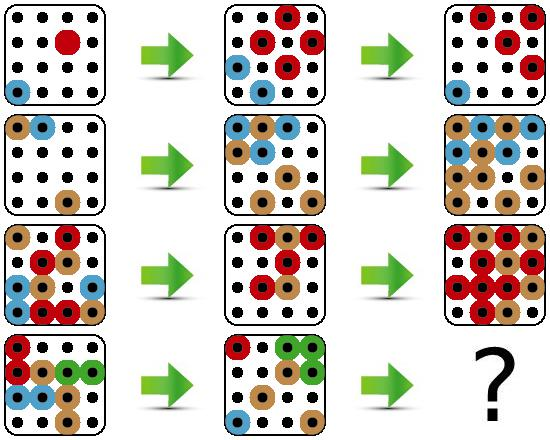
#> input picture example-data/iq-test/dmi-api-test/rq_1635798965381646400_image_356243069114892252.png, 550 x 440 px; its folder holds 5 pictures in this run
$ python test_shit.py   (older library calls are emulated)
#> lines starting #> are read from the running program, lines starting #| are printed output that depends on the picture; after the words box and inside, x2 and y2 are one past the last pixel; in counts of white or black regions, pixels touching at a corner belong together
### iq-test/shit_checker/full_check.py
import base64
import random
import numpy as np
import cv2
from typing import List
from pathlib import Path

import shit_checker.format_iq_imgs as fii
import shit_checker.color_check as cc
import shit_checker.rotate_check as rc
import shit_checker.no_change_check as ncc
import shit_checker.GameOfLife as gl
import shit_checker.matrix_solver as ms
import shit_checker.SebbersLife as sl

# import red_dot_check as rd
# import rounding_check as ro


def read_img_string(img_path: Path):
    with open(img_path, "rb") as img:
        return base64.b64encode(img.read())


def base64_to_cv2(img_string: str) -> np.array:
    nparr = np.fromstring(base64.b64decode(img_string), np.uint8)
    img = cv2.imdecode(nparr, cv2.IMREAD_COLOR)
#> img is the input picture: shape (440, 550, 3); mean B, G, R 193.8, 201.5, 207.3
    return img


def check_result(img_list, choices, func, print_msg):
    result = func(img_list, choices)
    if result is not None:
        print(print_msg)
        return result
    return None


def check_shit(img_string: str, choice_list: List[str]):
    img = base64_to_cv2(img_string)
    choices = [base64_to_cv2(choice) for choice in choice_list]
    img_list = fii.split_img(img)

    func_list = [
        (ncc.check_semi_similar, "semi-similar"),
        (sl.check_all_gol, "game of life!"),
        (gl.check_grid, "grid wuhuu"),
        (cc.circle_logic_check, "circle color logic"),
        (rc.check_rotations, "rotation"),
        (cc.color_logic_check, "color logic homie"),
    ]

    for func, print_msg in func_list:
        result = check_result(img_list, choices, func, print_msg)
        if result is not None:
            return result

    print("let's go random!")
    return random.choice(range(len(choices)))


# [26 lines left out: functions check_a_shit, test_shit, not called in this run]


# [12 lines that do not run on import are left out]

### iq-test/shit_checker/format_iq_imgs.py
import cv2
import numpy as np
import itertools
from pathlib import Path
from typing import List

IMG_DIR = Path("../../example-data/iq-test/dmi-api-test")


def read_img(path: Path):
    return cv2.imread(str(path))


def remove_arrows(img_list: List[List[np.ndarray]]) -> List[List[np.ndarray]]:
    return [[a for i, a in enumerate(seq) if i % 2 == 0] for seq in img_list]


def split_img(img: np.ndarray, fig_size=(110, 110)) -> List[List[np.ndarray]]:
#> called with fig_size = (110, 110)
    x_len = img.shape[1]
#> x_len = 550
    y_len = img.shape[0]
#> y_len = 440
    h = int(y_len / fig_size[1])
#> h = 4
    w = int(x_len / fig_size[0])
#> w = 5
    positions = itertools.product(range(h), range(w))
    result_list = [[None for _ in range(w)] for _ in range(h)]
    i = 0
    for h_pos, w_pos in positions:
        x = w_pos * fig_size[0]
        y = h_pos * fig_size[1]
        new_img = img[y:y + fig_size[1], x:x + fig_size[0], :]
        try:
            result_list[h_pos][w_pos] = new_img
        except IndexError:
            print(f"{i=}")
#> this loop made 20 passes
#> pass 1, in split_img, `new_img = img[y:y + fig_size[1], x:x + fig_size[0], :]`:
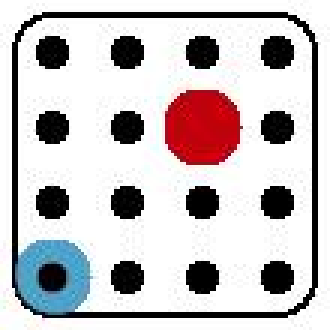
#> new_img: shape (110, 110, 3) (shown 3 times larger); mean B, G, R 194, 192.3, 197.6
#> pass 2, in split_img, `new_img = img[y:y + fig_size[1], x:x + fig_size[0], :]`:
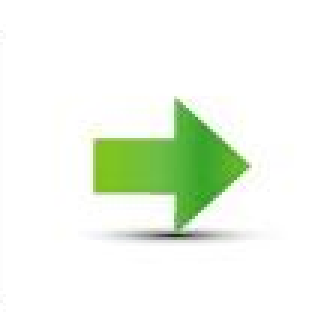
#> new_img: shape (110, 110, 3) (shown 3 times larger); mean B, G, R 234.9, 246.8, 239.2
#> pass 3, in split_img, `new_img = img[y:y + fig_size[1], x:x + fig_size[0], :]`:
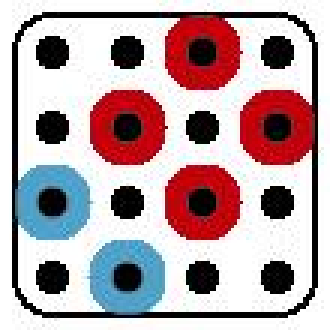
#> new_img: shape (110, 110, 3) (shown 3 times larger); mean B, G, R 166.8, 162.7, 183.5
#> after the loop, result_list = 4 items
    final_list = remove_arrows(result_list)
#> final_list = 4 items
    return final_list


# [4 lines left out: function show_img, not called in this run]


# [6 lines that do not run on import are left out]

### iq-test/shit_checker/no_change_check.py
"""
Checks whether the images are basically all the same.
The strategy is then to select images that are basically similar also :))
(This probably works slightly better than random)
"""
import shit_checker.format_iq_imgs as fii
import shit_checker.rotate_check as rc
import itertools
import numpy as np
from pathlib import Path
from skimage.metrics import structural_similarity as compare_ssim


def all_img_list(img_path):
    img = fii.read_img(img_path)
    return fii.split_img(img)


def img_sim(img_list):
    return [compare_ssim(lst[1], lst[2], multichannel=True) for lst in img_list[:3]]


def choice_similarity(choices):
    choice_pairs = itertools.combinations(choices, 2)
    return [compare_ssim(*pair, multichannel=True) for pair in choice_pairs]


def check_semi_similar(full_list, choices):
    test_cases = full_list[:3]
    final_img = full_list[3][1]
    # Check if cases are pretty similar
    case_similarity = [choice_similarity(lst) for lst in test_cases]
    case_crit = 0.82 < np.mean(case_similarity) < 0.92
    # Check if choices are pretty dissimilar
    choice_sim = choice_similarity(choices)
    choice_crit = np.mean(choice_sim) < 0.8
    if choice_crit and case_crit:
        # Find the next most similar choice to final_img
        final_sim = [
            compare_ssim(final_img, choice, multichannel=True) for choice in choices
        ]
        return np.argsort(final_sim)[-2]
    return None


# [14 lines that do not run on import are left out]

### iq-test/shit_checker/matrix_solver.py
from asyncore import close_all
from math import ceil, floor, sqrt
from multiprocessing.connection import wait
from pydoc import describe
from typing import List, Tuple, Union
import cv2
import numpy as np

# HSV colors
hsv_colors = np.array([[190, 0, 10], [80, 160, 205], [190, 140, 80],
                       [80, 156, 58]])


def check_matrix(img_list, choices) -> None:
    matrices = get_matrix_representations(img_list, choices)
    return None
    if matrices is None:
        return None
    else:
        print("matrices found")
        return matrices


def get_matrix_representations(img_list, choices) -> Union[List, None]:
    # do some stuff
    test_cases = img_list[:3]
    final_imgs = img_list[3][:2]

    test_matrices = []
    final_matrices = []
    choice_matrices = []
    used_colors = []
    found_matrix = False
    for puzzle in test_cases:
        puzzles = []
        for img in puzzle:
            matrix, used_colors = find_shapes_in_image(img, used_colors, False)
            if matrix is not None:
                puzzles.append(matrix)
                found_matrix = True
        if len(puzzles) > 0:
            test_matrices.append(puzzles)
    for img in final_imgs:
        matrix, used_colors = find_shapes_in_image(img, used_colors, False)
        if matrix is not None:
            final_matrices.append(matrix)
            found_matrix = True
    for img in choices:
        matrix, used_colors = find_shapes_in_image(img, used_colors)
        if matrix is not None:
            choice_matrices.append(matrix)
            found_matrix = True

    if not found_matrix:
        return None
    return [test_matrices, final_matrices, choice_matrices]


def find_nearest(array, value):
    array = np.asarray(array)
    if type(value) == np.ndarray or type(value) == tuple:
        idx = np.abs(array - value).sum(axis=1).argmin()
        return idx
    return (np.abs(array - value)).argmin()


# [12 lines left out: function get_dominant_color, not called in this run]


def adjust_gamma(image, gamma=1.0):
    # build a lookup table mapping the pixel values [0, 255] to
    # their adjusted gamma values
    invGamma = 1.0 / gamma
    table = np.array([((i / 255.0)**invGamma) * 255
                      for i in np.arange(0, 256)]).astype("uint8")
    # apply gamma correction using the lookup table
    return cv2.LUT(image, table)


def find_shapes_in_image(img, used_colors=None, debug=False):
    if used_colors is None:
        used_colors = []

    # img_hsv = cv2.cvtColor(img, cv2.COLOR_BGR2HSV)
    img_gray = cv2.cvtColor(img, cv2.COLOR_BGR2GRAY)

    img_gray = adjust_gamma(img_gray, 0.3)

    th, threshed = cv2.threshold(img_gray, 150, 255,
                                 cv2.THRESH_BINARY_INV | cv2.THRESH_OTSU)
    # cv2.floodFill(threshed, None, (0, 0), 255)
    # cv2.floodFill(threshed, None, (0, 0), 0)

    cnts = cv2.findContours(threshed, cv2.RETR_LIST,
                            cv2.CHAIN_APPROX_SIMPLE)[-2]

    c = max(cnts, key=cv2.contourArea)
    # check for image border (must be greater than half the area)
    if cv2.contourArea(c) > (threshed.shape[0] * threshed.shape[1] / 2):
        mask = np.ones(threshed.shape[:2], dtype="uint8") * 255
        cv2.drawContours(mask, [c], -1, 0, 2)
        threshed = cv2.bitwise_and(threshed, threshed, mask=mask)

    # [9 lines of commented-out code are left out]
    mindist = round(threshed.shape[0] / 8)
    maxr = round(threshed.shape[0] / 8)
    circles = cv2.HoughCircles(threshed,
                               cv2.HOUGH_GRADIENT,
                               1,
                               mindist,
                               param1=150,
                               param2=6.5,
                               minRadius=0,
                               maxRadius=maxr)

    if circles is None:
        return None, used_colors

    circles = np.uint16(np.around(circles))
    circles = circles[0, :]
    grid_points = len(circles)
    if grid_points < 9 or grid_points > 25:
        return None, used_colors

    row_count = int(sqrt(grid_points))
    col_count = row_count

    # get image dimensions
    height, width = threshed.shape
    rowsize = floor(height / (row_count + 1))
    colsize = floor(width / (col_count + 1))

    rows = np.array(range(rowsize, height - ceil(rowsize / row_count),
                          rowsize))
    cols = np.array(range(colsize, width - ceil(colsize / col_count), colsize))
    matrix = np.zeros((row_count, col_count))

    # boundingBoxes = [cv2.boundingRect(c) for c in cnts]
    # sort by col, row
    circles = sorted(circles, key=lambda x: (x[1], x[0]))

    smallest_circle = min(circles, key=lambda x: x[2])
    smallest_circle_raidus = smallest_circle[2]

    largest_circle = max(circles, key=lambda x: x[2])
    largest_circle_radius = largest_circle[2]
    boundary = floor(smallest_circle_raidus +
                     (largest_circle_radius - smallest_circle_raidus) / 2)
    for circle in circles:

        # add to matrix if radius is large enough
        if circle[2] > boundary:
            col = find_nearest(cols, circle[0])
            row = find_nearest(rows, circle[1])
            # get contents of contour from img
            # only take radius /2, not full width
            w = ceil(circle[2] / 5)
            h = w
            x = circle[0] - 2
            y = circle[1] + ceil(circle[2] / 1.5)

            # cnt_img = cv2.rectangle(img, (x, y), (x + w, y + h), (0, 255, 0),
            #                        2)
            # cnt_img = cv2.circle(img, (circle[0], circle[1]), circle[2], (0, 255, 0), 2)
            cnt_img = img[y:y + h, x:x + w]
            if debug:
                cv2.imshow("Contours", cnt_img)
                cv2.waitKey(0)
            # [5 lines of commented-out code are left out]
            cnt_bgr_avg = cnt_img.mean(axis=0).mean(
                axis=0)  # cnt_hsv.mean(axis=0)
            cnt_rgb_avg = np.array([(cnt_bgr_avg[2], cnt_bgr_avg[1],
                                     cnt_bgr_avg[0])])
            # get index of nearest color from hsv_colors
            cnt_index = find_nearest(hsv_colors, cnt_rgb_avg)
            if cnt_index not in used_colors:
                used_colors.append(cnt_index)
            matrix[row][col] = used_colors.index(cnt_index) + 1
    return matrix, used_colors

### iq-test/shit_checker/GameOfLife.py
# Code to count dots
import functools
import shit_checker.format_iq_imgs as fii
import shit_checker.color_check as cc
import shit_checker.rotate_check as rc
import numpy as np
import itertools
import cv2
from pathlib import Path
from typing import List
import os
from skimage.metrics import structural_similarity as compare_ssim
import imutils


def count_dots(img):
    gray = cc.to_gray(img)
    # threshold
    _, threshed = cv2.threshold(gray, 100, 255, cv2.THRESH_BINARY | cv2.THRESH_OTSU)
    # findcontours
    cnts = cv2.findContours(threshed, cv2.RETR_LIST, cv2.CHAIN_APPROX_SIMPLE)[-2]
    # filter by area
    s1 = 1
    s2 = 500
    return sum((s1 < cv2.contourArea(cnt) < s2) for cnt in cnts)


def check_grid(full_list, choices):
    final_img = full_list[3][1]
    is_grid = mean_dots(full_list) > 15
    if is_grid:
        choice_sim = [
            compare_ssim(final_img, choice, multichannel=True) for choice in choices
        ]
        return np.argmin(choice_sim)
    return None


def mean_dots(full_list):
    return np.mean([count_dots(img) for lst in full_list for img in lst])


def cnt_size(cnt):
    _, _, w, _ = cv2.boundingRect(cnt)
    return w


# [21 lines left out: functions get_contour_precedence, ultimate_mask, get_cnts, not called in this run]


def count_color(img, bound):
    return np.sum(cv2.inRange(img, bound[0], bound[1]))


# [13 lines left out: functions find_cnt_color, cnt_to_nums, not called in this run]


def convert_to_nums(img):
    cnts = get_cnts(img)
    return cnt_to_nums(img, cnts)


def neighbors(im, i, j):
    return [im[i - 1, j - 1]]


# [24 lines left out: function do_game_of_life, not called in this run]


# [43 lines that do not run on import are left out]

### iq-test/shit_checker/color_check.py
import functools
from numpy.random.mtrand import noncentral_chisquare
import shit_checker.format_iq_imgs as fii
import shit_checker.rotate_check as rc
import cv2
import numpy as np
import imutils
from typing import List
from pathlib import Path
from sklearn.cluster import MiniBatchKMeans

from skimage.metrics import structural_similarity as compare_ssim


# green color boundaries [B, G, R]
green = (np.array([20, 100, 40]), np.array([120, 255, 140]))
# Yellow color boundaries [B, G, R]
yellow = (np.array([0, 100, 155]), np.array([100, 150, 255]))
# Blue color boundaries [B, G, R]
blue = (np.array([120, 120, 30]), np.array([230, 200, 205]))
red = (np.array([0, 0, 50]), np.array([30, 30, 200]))
black = (np.array([0, 0, 0]), np.array([50, 50, 50]))
white = (np.array([210, 210, 210]), np.array([255, 255, 255]))

BOUNDARIES = [green, yellow, blue, red, black, white]


def to_gray(img):
    return cv2.cvtColor(img, cv2.COLOR_BGR2GRAY)


# [7 lines left out: function apply_contrast, not called in this run]


def xor_preprocess(img):
    return to_gray(apply_contrast(img, contrast=130))


# [4 lines left out: function xor_func, not called in this run]


def bitand(src1, src2):
    return cv2.bitwise_and(src1, src2)


# [61 lines left out: functions bitand_list, check_bitand, check_xor, quantize_image, funky_func, cnt_size, not called in this run]


def calc_precedence(x, y, cols, tolerance_factor=10):
    return ((y // tolerance_factor) * tolerance_factor) * cols + x


# [15 lines left out: functions get_contour_precedence, get_cnts, not called in this run]


def count_color(img, bound):
    """ Checks how much of a color is in an img """
    return np.sum(cv2.inRange(img, bound[0], bound[1]))


def max_color(img):
    bnd_count = [count_color(img, bound) for bound in BOUNDARIES]
    return np.argmax(bnd_count)


# [43 lines left out: functions find_cnt_color, find_circle_color, cnt_to_nums, correct_cols, final_logic_guess, check_logic_func, not called in this run]


def not_xor(src1, src2):
    return ~np.logical_xor(src1, src2)


def not_and(src1, src2):
    return ~np.logical_and(src1, src2)


def check_equal_len(arrays: List[np.array]) -> bool:
    return np.all([x.shape == arrays[0][0].shape for arr in arrays for x in arr])


# [45 lines left out: functions color_logic_check, circle_logic_check, not called in this run]


def convert_to_nums(img):
    cnts = get_cnts(img)
    return cnt_to_nums(img, cnts)


def arr_check(a1, a2, target, func=np.logical_xor):
    return np.all(func(a1, a2) == target)


# [22 lines left out: function find_circles, not called in this run]


def circle_to_num(img):
    circles = find_circles(img)
    return [find_circle_color(img, circle) for circle in circles]


# [9 lines left out: function mask_colours, not called in this run]


# [23 lines that do not run on import are left out]

### iq-test/shit_checker/rotate_check.py
import shit_checker.format_iq_imgs as fii
import cv2
import numpy as np
import re
from skimage.metrics import structural_similarity as compare_ssim
from pathlib import Path
from typing import List

IMG_PATH = Path("../../example-data/iq-test/dmi-api-test")


def find_identifier(img_path):
    img_name = img_path.name
    return re.match(r"rq_\d+", img_name).group(0)


def rotate90clockwise(img):
    return cv2.rotate(img, cv2.ROTATE_90_CLOCKWISE)


def rotate90counterclockwise(img):
    return cv2.rotate(img, cv2.ROTATE_90_COUNTERCLOCKWISE)


def rotate180(img):
    return cv2.rotate(img, cv2.ROTATE_180)


# [34 lines left out: functions check_similarity, find_best_match, check_rotation, check_rotations, not called in this run]


def find_img_choices(img_path: Path, img_dir=None) -> List[Path]:
    identifier = find_identifier(img_path)
    if img_dir is None:
        img_dir = IMG_PATH
    return list(img_dir.glob(f"*{identifier}*choice*.png"))


def find_img_files(img_path=None, pattern="*image*.png"):
    if img_path is None:
        img_path = IMG_PATH
    return list(img_path.glob(pattern))


# [17 lines that do not run on import are left out]

### iq-test/shit_checker/SebbersLife.py
import numpy as np
import shit_checker.matrix_solver as ms
import pprint
from pathlib import Path
from typing import List
import shit_checker.format_iq_imgs as fii
import shit_checker.rotate_check as rc

Blank = 0
Red = 10
Blue = 100
Green = 1000
Yellow = 10000

# Combinations
Red_combi = [
    10, 20, 30, 40, 120, 130, 1020, 1030, 1120, 10020, 10030, 11020, 10120
]
Blue_combi = [
    100,
    200,
    300,
    400,
    210,
    310,
    1200,
    1300,
    1210,
    10200,
    10300,
    11200,
    10210,
]
Green_combi = [
    1000,
    2000,
    3000,
    4000,
    2010,
    3010,
    2110,
    2100,
    3100,
    12000,
    13000,
    12100,
    12010,
]
Yellow_combi = [
    10000,
    20000,
    30000,
    40000,
    20010,
    30010,
    20100,
    30100,
    21000,
    31000,
    20110,
    21010,
    21100,
]
Blank_combi = [
    0,
    110,
    220,
    1010,
    2020,
    1100,
    2200,
    10010,
    20020,
    10100,
    20200,
    11000,
    22000,
]


# [4 lines left out: function format_matrix, not called in this run]


def check_gol_row(new_matrices):
    return np.any(next_step(new_matrices[0]) == new_matrices[1]) and np.all(
        next_step(new_matrices[1]) == new_matrices[2])


# [6 lines left out: function check_gol, not called in this run]


def check_all_gol(img_list, choices):
    full_matrix = ms.check_matrix(img_list, choices)
    if full_matrix is None:
        return None
    result = np.any([check_gol(row_case) for row_case in full_matrix[0]])
    if result:
        pred = next_step(format_matrix(full_matrix[1][1]))
        formatted_choices = [
            format_matrix(choice) for choice in full_matrix[2]
        ]
        return np.argmax(
            [np.sum(choice == pred) for choice in formatted_choices])
    return None


# [13 lines left out: function next_step, not called in this run]


# [18 lines that do not run on import are left out]

### iq-test/test_shit.py
from pathlib import Path
import shit_checker.full_check as fc
import shit_checker.rotate_check as rc

# fc.test_shit()

img_dir = Path("../example-data/iq-test/dmi-api-test")
img_paths = rc.find_img_files(img_path=img_dir)
for img_path in img_paths:
    print(img_path)
    img = fc.read_img_string(img_path)
    choice_paths = rc.find_img_choices(img_path, img_dir=img_dir)
    choices = [fc.read_img_string(img_file) for img_file in choice_paths]
    print("\n")
    print(fc.check_shit(img, choices))
#> the loop in check_shit, `for func, print_msg in func_list:` made 3 passes
#> pass 1, in check_semi_similar, `final_img = full_list[3][1]`:
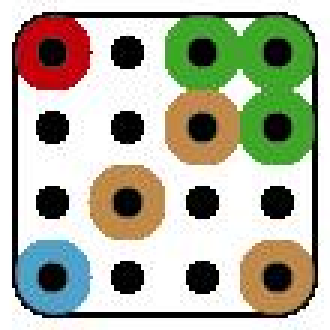
#> final_img: shape (110, 110, 3) (shown 3 times larger); mean of channels 0, 1, 2 156.3, 174.4, 172.9; drawn as B, G, R
#> pass 2, in find_shapes_in_image, `img_gray = cv2.cvtColor(img, cv2.COLOR_BGR2GRAY)`:
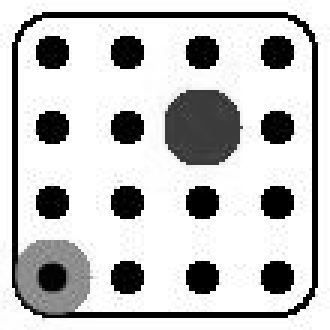
#> img_gray: shape (110, 110) (shown 3 times larger); min 0, max 255, mean 194.1
#> pass 2, in find_shapes_in_image, `img_gray = adjust_gamma(img_gray, 0.3)`:
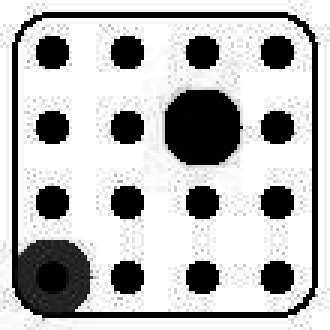
#> img_gray: shape (110, 110) (shown 3 times larger); min 0, max 255, mean 183.5
#> pass 2, in find_shapes_in_image, `th, threshed = cv2.threshold(img_gray, 150, 255, cv2.THRESH_BINARY_INV..`:
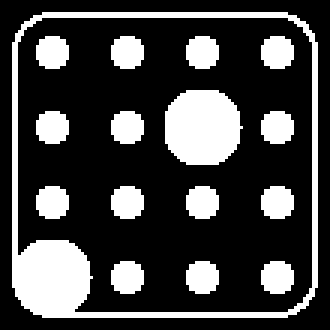
#> threshed: shape (110, 110) (shown 3 times larger); 26.5% white; 16 white regions, largest, box (x1, y1, x2, y2) and area: (4, 4, 106, 106) 1256, (55, 30, 81, 55) 534, (12, 12, 23, 23) 101
#> (the run stopped early here; a loop or call above may not have finished)
